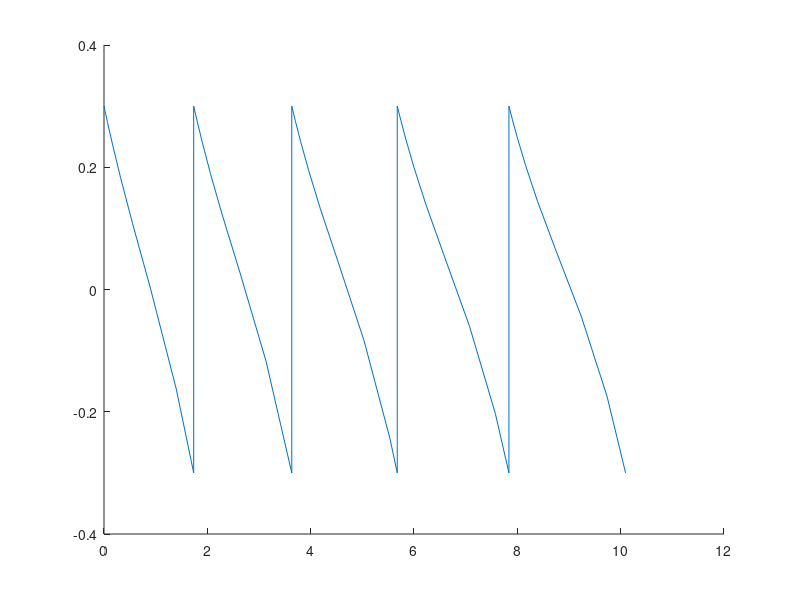
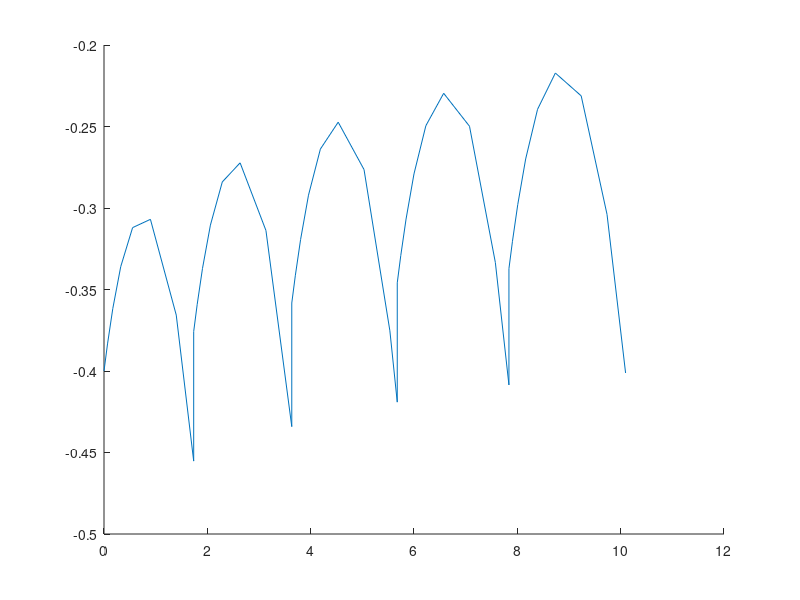
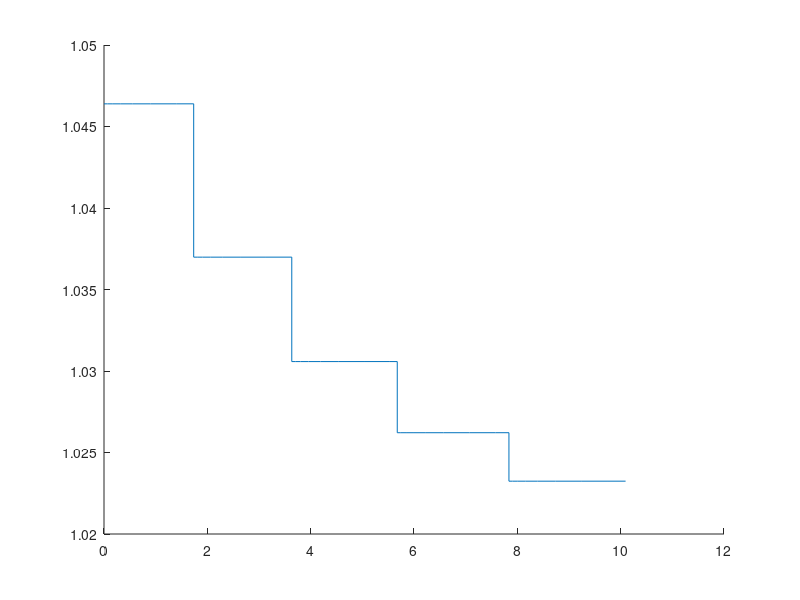
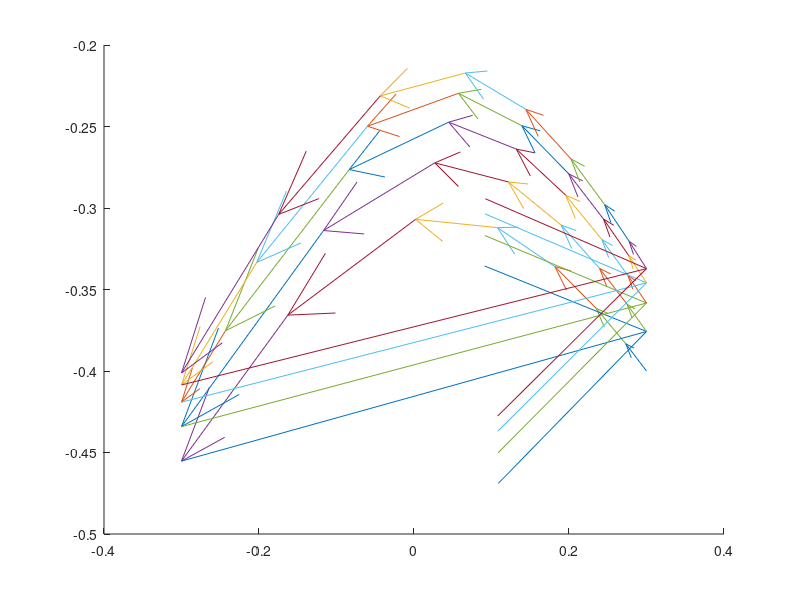

Recreate these plots in MATLAB, in order.
function [xe,te,xs,ts,energies] = rimlesswheelstance(x0, parms)
% RIMLESSWHEELSTANCE    Rimless wheel simulation
%
%   xe = rimlesswheelstance(x0 [, parms])
% 
% Given initial state x0, performs a stance phase simulation of the 
% rimless wheel, which has dynamics of a linearized inverted pendulum.
% x0 = [theta(0); thetadot(0)], initial angle and angular velocity of
% stance leg (measured counter-clockwise from vertical).
%
% Returns xe final state, te end time (detected as event), and
% arrays xs and ts containing state and times over multiple time steps.
%
% Default model parameters are chosen: alpha = 0.3 (half inter-leg angle),
% rgyr = 0 (radius of gyration), gamma = 0.04 (downward ground slope),
% tmax = 5 (max runtime).
% Other parameters may be used by optionally including structure
% parms with fields alpha, rgyr, gamma, tmax.

if nargin == 0 % set default initial state if none given
    x0 = [0.3; -0.4];
end
   
if nargin == 0 % set default parameters
    parms = struct('alpha', 0.3, 'rgyr', 0, 'gamma', 0.04, 'tmax', 5);
end % otherwise parms may be specified as argument

% Parameters
alpha = parms.alpha;  % Half inter-leg angle
rgyr = parms.rgyr;    % Radius of gyration
gamma = parms.gamma;  % Downward ground slope
tmax = parms.tmax;    % Maximum simulation time

% state vector: x = [theta; thetadot]

% these statements are necessary in order to set event handling:
% ode45 will stop the integration when the event occurs

tsout = [];
xsout = [];
teout = [];
xeout = [];
Eout = [];
tmin =0;
for i=1:5
    options = odeset('events', @eventrw);
    
    % integrate using ode45 and the state-derivative function
    odesol = ode45(@frimlesswheel,[tmin tmax],x0,options);%% ADD CODE HERE TO DO SIMULATION
    
    ts = odesol.x'; % time vector (as a column)
    xs = odesol.y'; % states array (states as rows, time as column);
    
    te = odesol.xe;
    xe = odesol.ye;
    
    tsout = [tsout; ts];          
    xsout = [xsout; xs];
    teout = [teout; te];
    xeout = [xeout; xe];
  
   
    
    % Set the new initial conditions, with .9 attenuation.
    x0(1) = xs(end, 1)*(-1);              % After each bounce, initial position (height)
    % is zero for the next flight phase.
    x0(2) = xs(end, 2)*cos(2*alpha);    % After each bounce, take the ending velocity
    % of the previous segment, and reverse it and
    % multiply by the coefficient of restitution.
    tmin = tsout(end);
    tmax = tsout(end)+5;
    
    % BE SURE TO CALCULATE ENERGY
    [Energy, KE, PE] = energyrw(ts, xs);%% CODE HERE
     Eout = [Eout; Energy];
    
end
 figure(1);
 hold on;
 plot(tsout,xsout(:,1));
 figure(2);
 hold on;
 plot(tsout, xsout(:,2));
 figure(3);
 hold on;
 plot(tsout,Eout);
 figure(4);
 hold on;
 for i=1:length(xsout)-1
%      plot()
     quiver(xsout(i,1),xsout(i,2),(xsout(i+1,1)-xsout(i,1)),(xsout(i+1,2)-xsout(i,2)),0);
 end



% end of rimlesswheelstance; local functions follow

%%%%%%%%%%%%%%%%%%%%%%%%%%%%%%%%%%%%%%%%%%%%%%%%%%%%%%%%%%%%%%%%%

function xdot = frimlesswheel(t,x)
% state-derivative function for rimless wheel
% state is x = [theta; thetadot]
% equation: thetadotdot - sigma2*sin(theta-gamma) = 0

sigma2 = 1/(1+rgyr*rgyr); % sigma squared

theta = x(1);
thetadot = x(2);

thetadotdot = sigma2*sin(theta-gamma); 

xdot = [thetadot; thetadotdot];

end % frimlesswheel
%%%%%%%%%%%%%%%%%%%%%%%%%%%%%%%%%%%%%%%%%%%%%%%%%%%%%%%%%%%%%%%%%
function [value, isterminal, direction] = eventrw(t, x)
% returns event function for rimless wheel simulation

% Here is how event checking works:  
% At each integration step, ode45 checks to see if an
% event function passes through zero (in this case, we need
% the function to go through zero when the foot hits the
% ground).  It finds the value of the event function by calling
% eventrw, which is responsible for returning the value of the 
% event function in variable value.  isterminal should contain
% a 1 to signify that the integration should stop (otherwise it
% will keep going after value goes through zero).  Finally,
% direction should specify whether to look for event function
% going through zero with positive or negative slope, or either.

% we want to stop the simulation when theta = -alpha
% or when (theta + alpha) is zero
value = x(1) + alpha; % should contain the event value
isterminal = 1;  % tells ode45 to stop when event occurs
direction = -1;   % tells ode45 to look for negative crossing

end % eventrw

%%%%%%%%%%%%%%%%%%%%%%%%%%%%%%%%%%%%%%%%%%%%%%%%%%%%%%%%%%%%%%%%%
function [energy,KE,PE] = energyrw(t, x)
% returns the energy of the system at a given state
% state can also be given as an array

KE = 0.5*(1+rgyr*rgyr)*x(:,2).^2;
PE = cos(x(:,1)-gamma);
energy = KE + PE;

end % energyrw

end % outer function